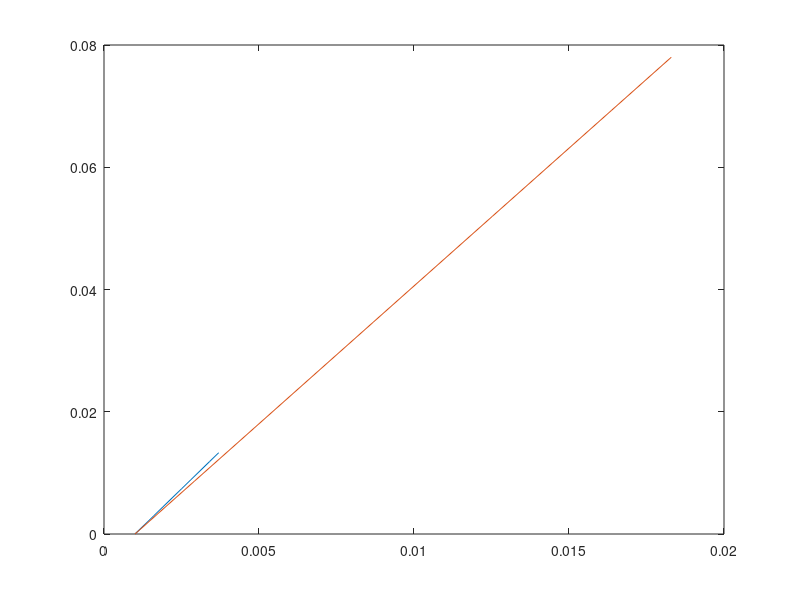

The MATLAB script that drew this image:
clc;
close all;
clear;

dzdfk = linspace(0.001,0.0037,10);
dydfk = linspace(0.001,0.0037,10);
my0fk = (linspace(0,0.0133,10));
mz0fk = (linspace(0,0.0133,10));
Ixydk = 0.0439;
Ixzdk = 0.0439; 

dzdf = linspace(0.001,0.0183,10);
dydf = linspace(0.001,0.0183,10);
my0f = (linspace(0,0.078,10));
mz0f = (linspace(0,0.078,10));


plot(dydfk,my0fk,dydf,my0f)


